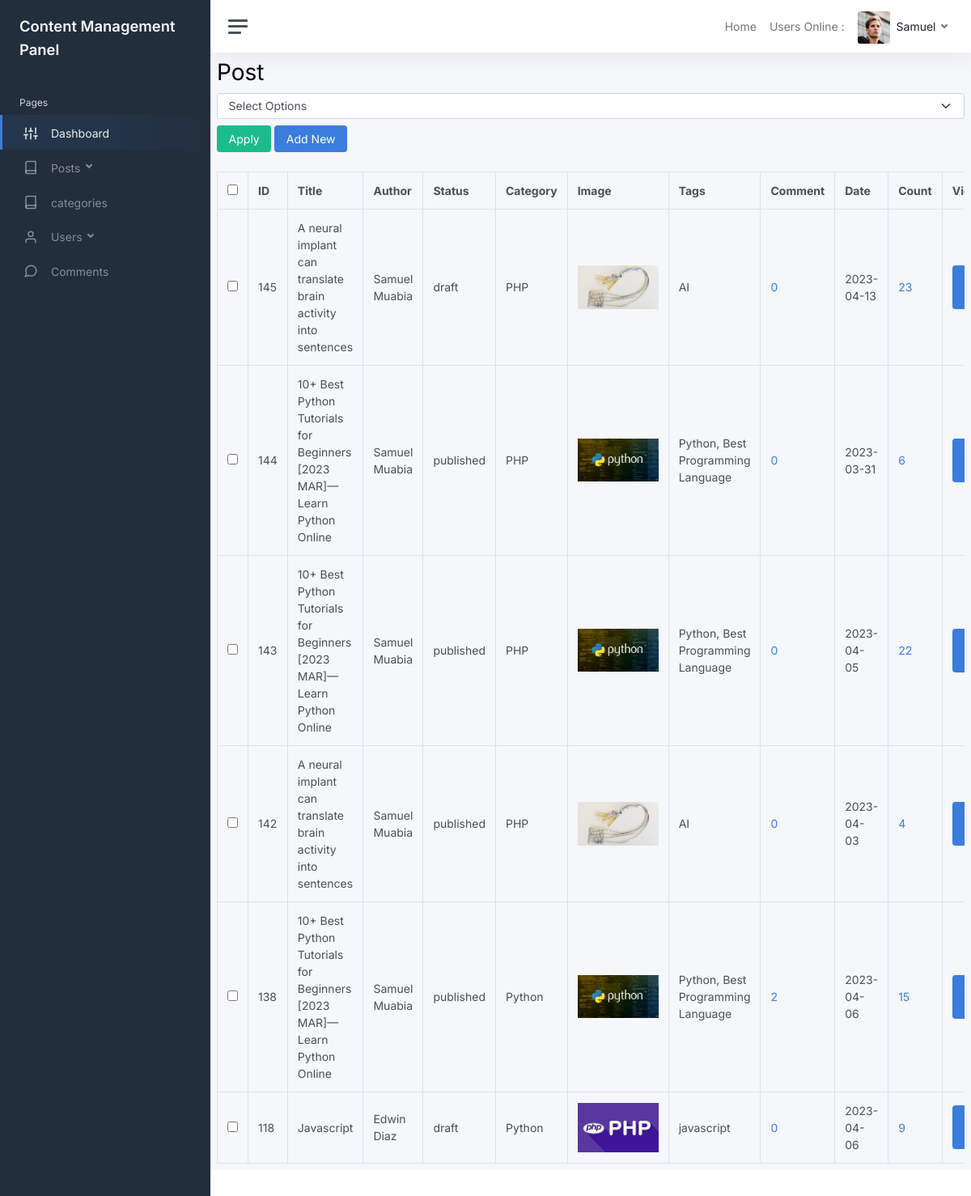
Screenshot of /admin/posts.php (signed in) with the database file from the repository.
### tables this page shows
CREATE TABLE `posts` (
  `post_id` int(3) NOT NULL,
  `post_category_id` int(3) NOT NULL,
  `post_title` varchar(255) NOT NULL,
  `post_author` varchar(255) NOT NULL,
  `post_user` varchar(255) NOT NULL,
  `post_date` date NOT NULL,
  `post_image` text NOT NULL,
  `post_content` text NOT NULL,
  `post_tags` varchar(255) NOT NULL,
  `post_comment_count` varchar(255) NOT NULL,
  `post_status` varchar(255) NOT NULL DEFAULT 'draft',
  `post_views_count` int(11) NOT NULL
);

CREATE TABLE `categories` (
  `cat_id` int(3) NOT NULL,
  `cat_title` varchar(255) NOT NULL
);

### admin/includes/view_all_posts.php (the view, shortened to what this page needs)
<form action="" method="post">
    <table class="table table-bordered table-hover">
        <div id="bulkOptionsContainer" class="col-xs-4">
            <select class="form-select mb-2" name="bulk_options" id="">
                <option value="">Select Options</option>
            </select>
        </div>
        <div class="col-xs-4 mb-2">
            <input type="submit" class="btn btn-success" value="Apply">
            <a class="btn btn-primary" href="posts.php?source=add_post">Add New</a>
        </div>
    </table>
    <div class="table-responsive">
        <table class="table table-hover my-0 table-bordered align-middle">
            <thead>
                <tr>
                    <th><input type="checkbox" name="" id="selectAllBoxes"></th>
                    <th>ID</th>
                    <th>Title</th>
                    <th>Author</th>
                    <th>Status</th>
                    <th>Category</th>
                    <th>Image</th>
                    <th>Tags</th>
                    <th>Comment</th>
                    <th>Date</th>
                    <th>Count</th>
                    <th>View</th>
                </tr>
            </thead>
            <tbody>
                <?php
                $select_posts_query = "select * from posts order by post_id  DESC";
                $select_posts_results = mysqli_query($connection, $select_posts_query);
                while ($post = mysqli_fetch_assoc($select_posts_results)) {
                    $post_id = $post['post_id'];
                    $post_title = $post['post_title'];
                    $post_author = $post['post_author'];
                    $post_status = $post['post_status'];
                    $post_date = $post['post_date'];
                    $post_image = $post['post_image'];
                    $post_tags = $post['post_tags'];
                    $comment_count = "Select * from comments where comment_post_id = {$post_id}";
                    $comment_count_execute = mysqli_query($connection, $comment_count);
                    $post_comment = mysqli_num_rows($comment_count_execute);
                    $post_views_count = $post['post_views_count'];
                    $post_category_id = $post['post_category_id'];
                    $search_category_query = "select `cat_title` from categories where cat_id ={$post_category_id}";
                    $search_category_query_execute = mysqli_query($connection, $search_category_query);
                    $search_category_query_results = mysqli_fetch_assoc($search_category_query_execute);
                    $post_category_title = $search_category_query_results['cat_title'];
                    echo "<tr>
                        <td><input type='checkbox' name='checkBoxArray[]' class='checkBoxes' value='{$post_id}'></td>
                            <td>{$post_id}</td>
                            <td>{$post_title}</td>
                            <td>{$post_author}</td>
                            <td>{$post_status}</td>
                            <td>{$post_category_title}</td>
                            <td><img width='100px' src='../images/{$post_image}'</td>
                            <td>{$post_tags}</td>
                            <td><a href='comments.php?source=post_comment&post_id={$post_id}'>{$post_comment}</a></td>
                            <td>{$post_date}</td>
                            <td><a href='posts.php?reset={$post_id}'>{$post_views_count}</td>
                            <td><a class='btn btn-primary' href='../post.php?post_id={$post_id}'>View <br> Post</a></td>
                            <td><a class='btn btn-warning' href='posts.php?source=edit_post&edit={$post_id}'>Edit</a></td>
                            <td><a onClick=\"javascript: return confirm('are you sure want to delete ?'); \" class='btn btn-danger' href='posts.php?delete={$post_id}'>Delete</a></td>
                        </tr>"
                ?>
                <?php
                }
                ?>
            </tbody>
        </table>
    </div>
</form>

### admin/includes/header.php (shortened to what this page needs)
<!DOCTYPE html>
<html lang="en">
<head>
  <link href="css/app.css" rel="stylesheet" />
</head>
<body>
  <div class="wrapper">

### admin/includes/navbar.php (shortened to what this page needs)
<nav id="sidebar" class="sidebar js-sidebar">
  <div class="sidebar-content js-simplebar">
    <a class="sidebar-brand" href="index.php">
      <span class="align-middle">Content Management Panel</span>
    </a>
    <ul class="sidebar-nav">
      <li class="sidebar-header">Pages</li>
      <li class="sidebar-item active">
        <a class="sidebar-link" href="index.php">
          <i class="align-middle" data-feather="sliders"></i>
          <span class="align-middle">Dashboard</span>
        </a>
      </li>
      <li class="sidebar-item dropdown">
        <a class="sidebar-link dropdown-toggle" role="button" data-bs-toggle="dropdown" aria-expanded="false">
        <i class="align-middle" data-feather="book"></i>
        <span class="align-middle">Posts</span>
        </a>
      </li>
      <li class="sidebar-item dropdown">
        <a class="sidebar-link" href="categories.php">
          <i class="align-middle" data-feather="book"></i>
          <span class="align-middle">categories</span>
        </a>
      </li>
      <li class="sidebar-item dropdown">
        <a class="sidebar-link dropdown-toggle" href="#" role="button" data-bs-toggle="dropdown" aria-expanded="false">
        <i class="align-middle" data-feather="user"></i>
        <span class="align-middle">Users</span>
        </a>
      </li>
      <li class="sidebar-item">
        <a class="sidebar-link" href="comments.php">
          <i class="align-middle" data-feather="message-circle"></i>
          <span class="align-middle">Comments</span>
        </a>
      </li>
    </ul>
  </div>
</nav>
<div class="main">
  <nav class="navbar navbar-expand navbar-light navbar-bg">
    <a class="sidebar-toggle js-sidebar-toggle">
      <i class="hamburger align-self-center"></i>
    </a>
    <div class="navbar-collapse collapse">
      <ul class="navbar-nav navbar-align">
        <li class="nav-item"><a class="nav-link" href="../index">Home<span></span></a></li>
        <li class="nav-item"><a class="nav-link" href="">Users Online : <span class="usersonline"></span></a></li>
        <li class="nav-item dropdown">
          <a class="nav-link dropdown-toggle d-none d-sm-inline-block" href="#" data-bs-toggle="dropdown">
            <img src="img/avatars/avatar.jpg" class="avatar img-fluid rounded me-1" alt="Charles Hall" />
            <span class="text-dark"><?php echo $_SESSION['username'] ?></span>
          </a>
        </li>
      </ul>
    </div>
  </nav>

### admin/posts.php (shortened to what this page needs)
<?php include('includes/header.php') ?>
<?php include('includes/navbar.php') ?>
<main class="p-2">
	<div class="">
		<h1 >Post</h1>
		<div class="row ">
                <div class="col-lg-12">
                    <?php
                    if (isset($_GET['source'])) {
                        $source = $_GET['source'];
                    } else {
                        $source = "";
                    }
                    switch ($source) {
                        default:
                            include('includes/view_all_posts.php');
                            break;
                    }
                    ?>
                </div>
            </div>
	</div>
</main>
<?php include('includes/footer.php') ?>

### admin/includes/footer.php (shortened to what this page needs)
<footer class="footer">
        </footer>
      </div>
    </div>
  </body>
</html>

### rows the page displays
posts: post_id "145", post_title "A neural implant can translate brain activity into sentences", post_author "Samuel Muabia", post_status "draft", categories.cat_title "PHP", post_image (picture), post_tags "AI", post_comment "0", post_date "2023-04-13", post_views_count "23"
posts: post_id "144", post_title "10+ Best Python Tutorials for Beginners [2023 MAR]— Learn Python Online", post_author "Samuel Muabia", post_status "published", categories.cat_title "PHP", post_image (picture), post_tags "Python, Best Programming Language", post_comment "0", post_date "2023-03-31", post_views_count "6"
posts: post_id "143", post_title "10+ Best Python Tutorials for Beginners [2023 MAR]— Learn Python Online", post_author "Samuel Muabia", post_status "published", categories.cat_title "PHP", post_image (picture), post_tags "Python, Best Programming Language", post_comment "0", post_date "2023-04-05", post_views_count "22"
posts: post_id "142", post_title "A neural implant can translate brain activity into sentences", post_author "Samuel Muabia", post_status "published", categories.cat_title "PHP", post_image (picture), post_tags "AI", post_comment "0", post_date "2023-04-03", post_views_count "4"
posts: post_id "138", post_title "10+ Best Python Tutorials for Beginners [2023 MAR]— Learn Python Online", post_author "Samuel Muabia", post_status "published", categories.cat_title "Python", post_image (picture), post_tags "Python, Best Programming Language", post_comment "2", post_date "2023-04-06", post_views_count "15"
posts: post_id "118", post_title "Javascript", post_author "Edwin Diaz", post_status "draft", categories.cat_title "Python", post_image (picture), post_tags "javascript", post_comment "0", post_date "2023-04-06", post_views_count "9"

### other values shown
$_SESSION['username'] "Samuel"
